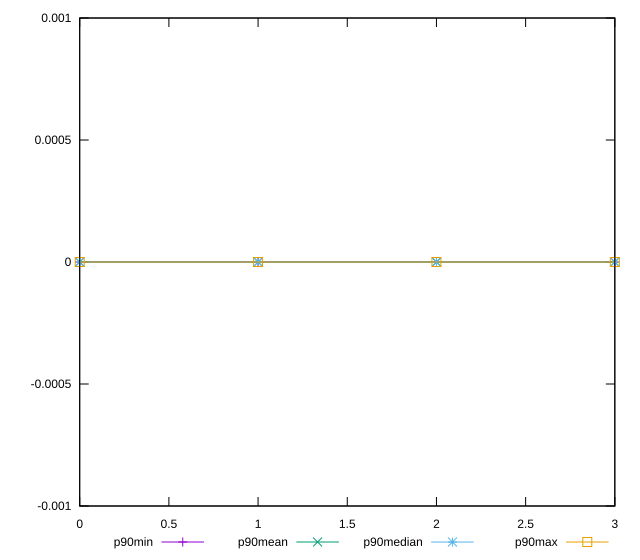

Source code (gnuplot):
reset

$p90Min <<EOF
0 0
1 0
2 0
3 0
EOF

$p90Mean <<EOF
0 1.7421052780022408e-17
1 0
2 5.905441620346577e-20
3 0
EOF

$p90Median <<EOF
0 2.7755575615628914e-17
1 0
2 0
3 0
EOF

$p90Max <<EOF
0 4.4408920985006264e-17
1 0
2 5.551115123125783e-18
3 0
EOF

set key outside below
set xrange [0:3]
set yrange [-0.001:0.0010000000000000445]
set trange [-0.001:0.0010000000000000445]
set terminal svg size 640, 560 enhanced background rgb 'white'
set output "reports/report_00031_2021-02-24T23-18-18.084Z/meta/score-difference/progression/value.svg"

plot $p90Min title "p90min" with linespoints, \
     $p90Mean title "p90mean" with linespoints, \
     $p90Median title "p90median" with linespoints, \
     $p90Max title "p90max" with linespoints

reset
